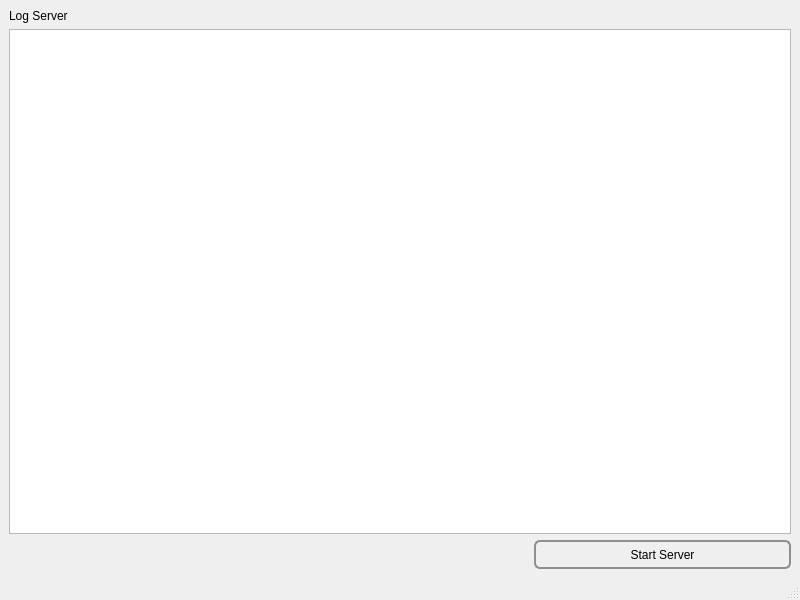
<?xml version="1.0" encoding="UTF-8"?>
<ui version="4.0">
 <class>ServerWindow</class>
 <widget class="QMainWindow" name="ServerWindow">
  <property name="geometry">
   <rect>
    <x>0</x>
    <y>0</y>
    <width>800</width>
    <height>600</height>
   </rect>
  </property>
  <property name="windowTitle">
   <string>ServerWindow</string>
  </property>
  <widget class="QWidget" name="centralwidget">
   <layout class="QGridLayout" name="gridLayout">
    <item row="0" column="0">
     <widget class="QLabel" name="LogServer">
      <property name="text">
       <string>Log Server</string>
      </property>
     </widget>
    </item>
    <item row="2" column="0" colspan="2">
     <spacer name="horizontalSpacer">
      <property name="orientation">
       <enum>Qt::Horizontal</enum>
      </property>
      <property name="sizeHint" stdset="0">
       <size>
        <width>516</width>
        <height>20</height>
       </size>
      </property>
     </spacer>
    </item>
    <item row="2" column="2">
     <widget class="QPushButton" name="StartStopButton">
      <property name="styleSheet">
       <string notr="true"> QPushButton {
     border: 2px solid #8f8f91;
     border-radius: 6px;
     background-color: qlineargradient(x1: 0, y1: 0, x2: 0, y2: 1,
                                       stop: 0 #f6f7fa, stop: 1 #dadbde);
     min-width: 180px;
	 min-height: 25px;
 }</string>
      </property>
      <property name="text">
       <string>  Start Server  </string>
      </property>
     </widget>
    </item>
    <item row="1" column="0" colspan="3">
     <widget class="QPlainTextEdit" name="logBox"/>
    </item>
   </layout>
  </widget>
  <widget class="QMenuBar" name="menubar">
   <property name="geometry">
    <rect>
     <x>0</x>
     <y>0</y>
     <width>800</width>
     <height>21</height>
    </rect>
   </property>
  </widget>
  <widget class="QStatusBar" name="statusbar"/>
 </widget>
 <resources/>
 <connections/>
</ui>
